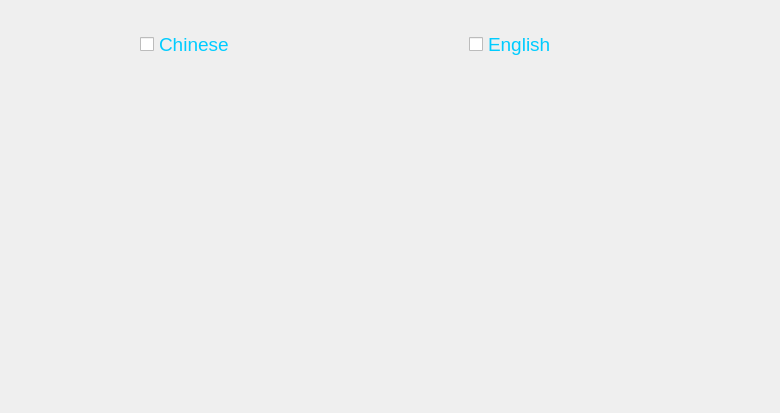
<?xml version="1.0" encoding="UTF-8"?>
<ui version="4.0">
 <class>PageTranslate</class>
 <widget class="QWidget" name="PageTranslate">
  <property name="geometry">
   <rect>
    <x>0</x>
    <y>0</y>
    <width>780</width>
    <height>413</height>
   </rect>
  </property>
  <property name="windowTitle">
   <string>Form</string>
  </property>
  <layout class="QVBoxLayout" name="verticalLayout_2">
   <property name="topMargin">
    <number>15</number>
   </property>
   <item>
    <widget class="QWidget" name="widget_2" native="true">
     <property name="sizePolicy">
      <sizepolicy hsizetype="Minimum" vsizetype="Minimum">
       <horstretch>0</horstretch>
       <verstretch>0</verstretch>
      </sizepolicy>
     </property>
     <property name="minimumSize">
      <size>
       <width>0</width>
       <height>0</height>
      </size>
     </property>
     <property name="maximumSize">
      <size>
       <width>16777215</width>
       <height>16777215</height>
      </size>
     </property>
     <property name="styleSheet">
      <string notr="true">
QToolButton
{background-color: rgba(255, 255, 255, 125);}</string>
     </property>
     <layout class="QGridLayout" name="gridLayout">
      <item row="0" column="0">
       <spacer name="horizontalSpacer_2">
        <property name="orientation">
         <enum>Qt::Horizontal</enum>
        </property>
        <property name="sizeType">
         <enum>QSizePolicy::Preferred</enum>
        </property>
        <property name="sizeHint" stdset="0">
         <size>
          <width>120</width>
          <height>20</height>
         </size>
        </property>
       </spacer>
      </item>
      <item row="0" column="1">
       <layout class="QHBoxLayout" name="horizontalLayout_3">
        <item>
         <layout class="QHBoxLayout" name="horizontalLayout">
          <property name="spacing">
           <number>0</number>
          </property>
          <item>
           <widget class="QCheckBox" name="checkChinese">
            <property name="minimumSize">
             <size>
              <width>100</width>
              <height>40</height>
             </size>
            </property>
            <property name="maximumSize">
             <size>
              <width>100</width>
              <height>40</height>
             </size>
            </property>
            <property name="font">
             <font>
              <pointsize>14</pointsize>
             </font>
            </property>
            <property name="focusPolicy">
             <enum>Qt::NoFocus</enum>
            </property>
            <property name="styleSheet">
             <string notr="true">QCheckBox::indicator:unchecked {
 image: url(:/image/checkfalse.png);
 }
 QCheckBox::indicator:checked {
 image: url(:/image/checktrue.png);
 }
QCheckBox:checked{
color: #FFFFFF;
}
QCheckBox{
color: #00CCFF;
}
</string>
            </property>
            <property name="text">
             <string>Chinese</string>
            </property>
           </widget>
          </item>
          <item>
           <widget class="QLabel" name="label">
            <property name="minimumSize">
             <size>
              <width>71</width>
              <height>40</height>
             </size>
            </property>
            <property name="maximumSize">
             <size>
              <width>71</width>
              <height>40</height>
             </size>
            </property>
            <property name="styleSheet">
             <string notr="true">border-image: url(:/image/Chinese.png);</string>
            </property>
            <property name="text">
             <string/>
            </property>
           </widget>
          </item>
         </layout>
        </item>
        <item>
         <spacer name="horizontalSpacer">
          <property name="orientation">
           <enum>Qt::Horizontal</enum>
          </property>
          <property name="sizeHint" stdset="0">
           <size>
            <width>40</width>
            <height>20</height>
           </size>
          </property>
         </spacer>
        </item>
        <item>
         <layout class="QHBoxLayout" name="horizontalLayout_2">
          <property name="spacing">
           <number>0</number>
          </property>
          <item>
           <widget class="QCheckBox" name="checkEnglish">
            <property name="minimumSize">
             <size>
              <width>100</width>
              <height>40</height>
             </size>
            </property>
            <property name="maximumSize">
             <size>
              <width>100</width>
              <height>40</height>
             </size>
            </property>
            <property name="font">
             <font>
              <pointsize>14</pointsize>
             </font>
            </property>
            <property name="focusPolicy">
             <enum>Qt::NoFocus</enum>
            </property>
            <property name="styleSheet">
             <string notr="true">QCheckBox::indicator:unchecked {
 image: url(:/image/checkfalse.png);
 }
 QCheckBox::indicator:checked {
 image: url(:/image/checktrue.png);
 }
QCheckBox:checked{
color: #FFFFFF;
}
QCheckBox{
color: #00CCFF;
}
</string>
            </property>
            <property name="text">
             <string>English</string>
            </property>
           </widget>
          </item>
          <item>
           <widget class="QLabel" name="label_2">
            <property name="minimumSize">
             <size>
              <width>71</width>
              <height>40</height>
             </size>
            </property>
            <property name="maximumSize">
             <size>
              <width>71</width>
              <height>40</height>
             </size>
            </property>
            <property name="styleSheet">
             <string notr="true">border-image: url(:/image/English.png);</string>
            </property>
            <property name="text">
             <string/>
            </property>
           </widget>
          </item>
         </layout>
        </item>
       </layout>
      </item>
      <item row="0" column="2">
       <spacer name="horizontalSpacer_4">
        <property name="orientation">
         <enum>Qt::Horizontal</enum>
        </property>
        <property name="sizeType">
         <enum>QSizePolicy::Preferred</enum>
        </property>
        <property name="sizeHint" stdset="0">
         <size>
          <width>120</width>
          <height>20</height>
         </size>
        </property>
       </spacer>
      </item>
      <item row="1" column="1">
       <spacer name="verticalSpacer">
        <property name="orientation">
         <enum>Qt::Vertical</enum>
        </property>
        <property name="sizeHint" stdset="0">
         <size>
          <width>20</width>
          <height>321</height>
         </size>
        </property>
       </spacer>
      </item>
     </layout>
    </widget>
   </item>
  </layout>
 </widget>
 <resources/>
 <connections/>
</ui>
